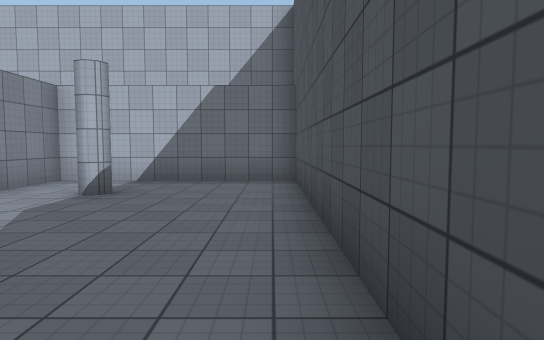
view 1 (above)

20 first-person views from a walk through a 3-D level made in the Unity game engine. The camera is 1.5 m above the floor, tilts 4° down and sees 75° across. The floor is counted in squares, 2 m on a side. Each view is taken from the middle of a square. On the plan, view 1 faces up. The plan holds only what a view shows up to about 11 squares ahead; the rest is blank. The place goes on beyond the plan. Surface patterns are stand-ins for the level's own textures.

view 2
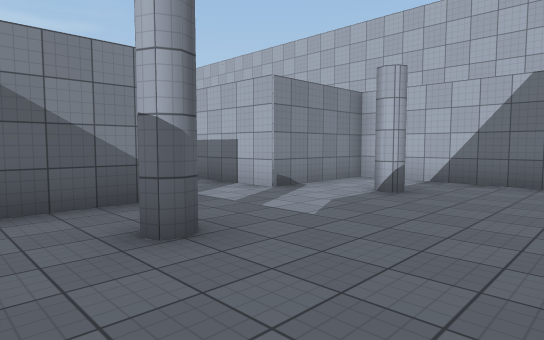

view 3
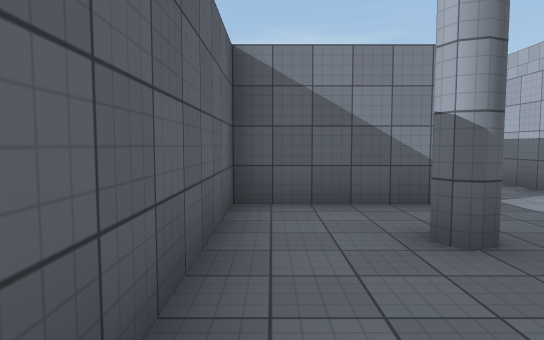

view 4
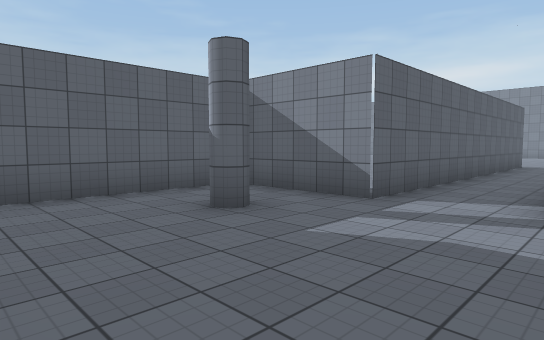

view 5
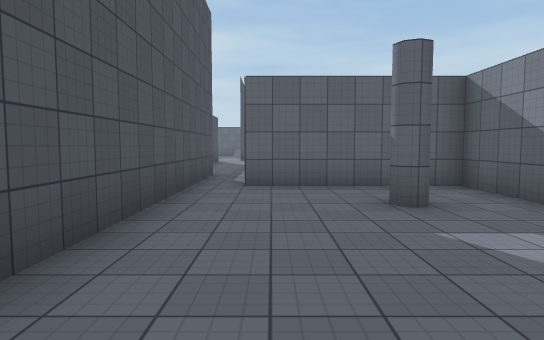

view 6
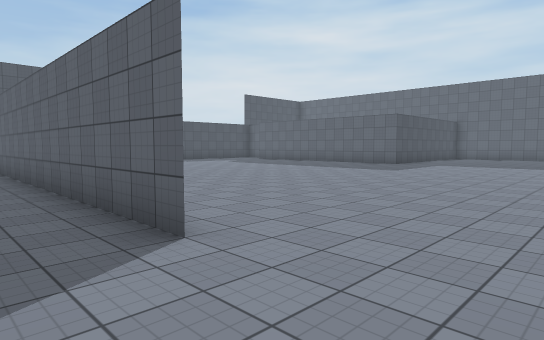

view 7
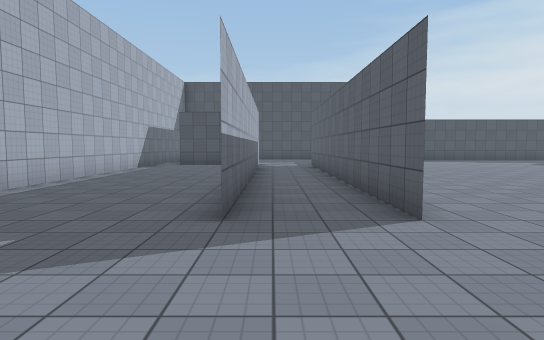

view 8
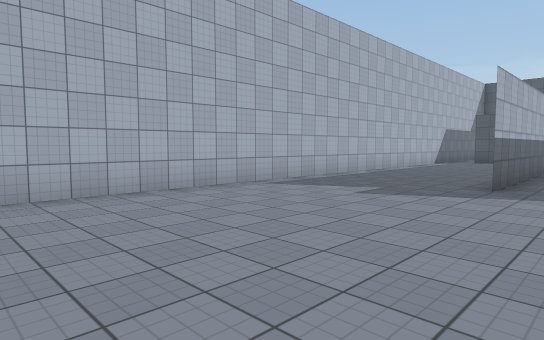

view 9
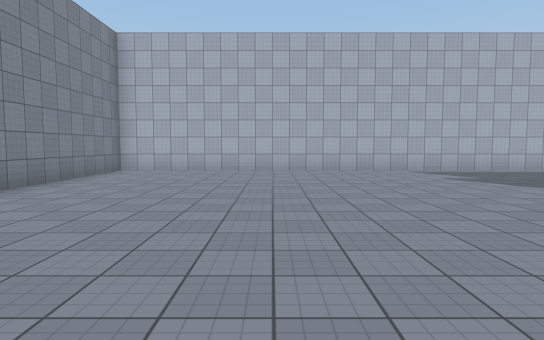

view 10
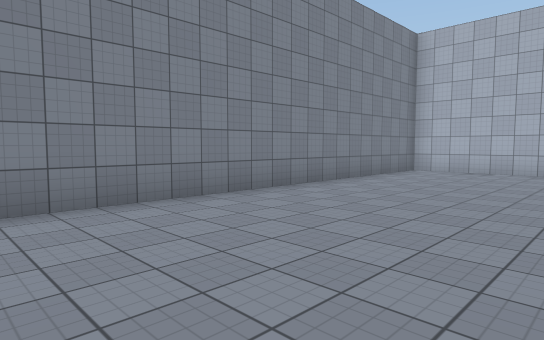

view 11
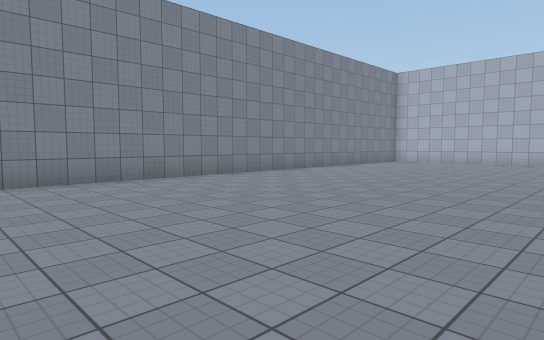

view 12
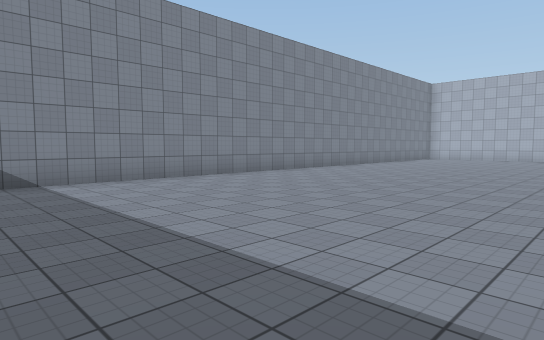

view 13
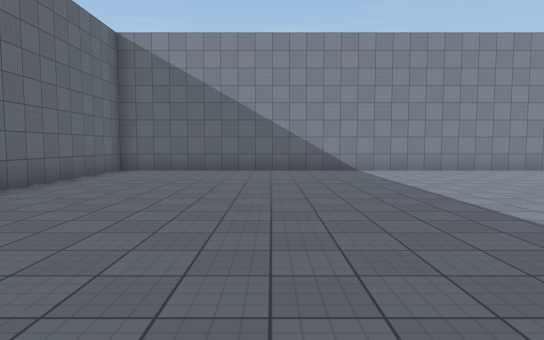

view 14
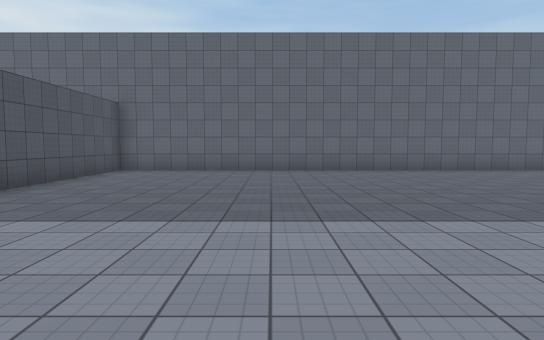

view 15
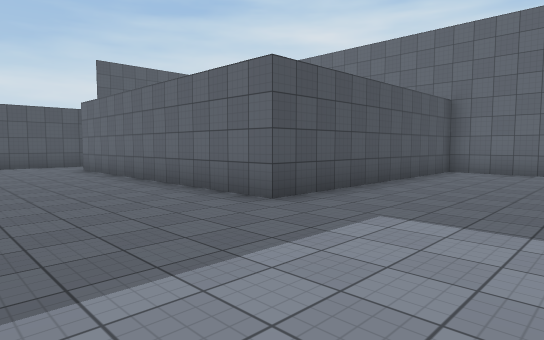

view 16
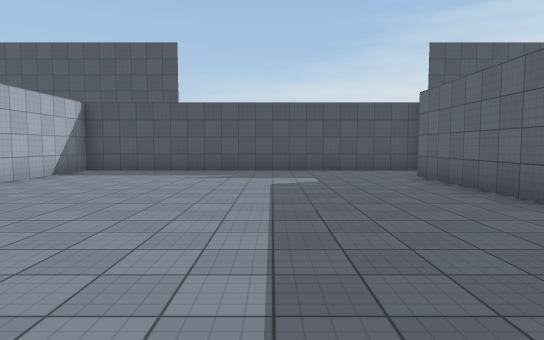

view 17
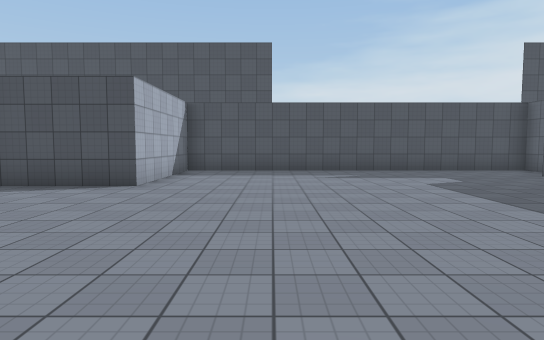

view 18
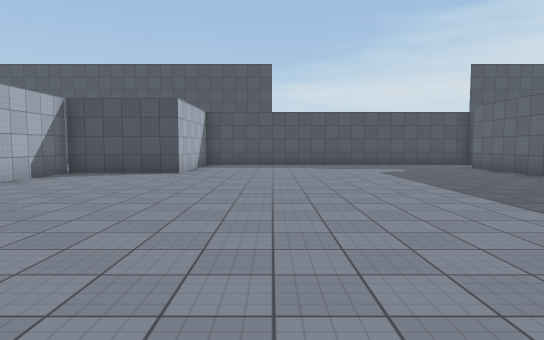

view 19
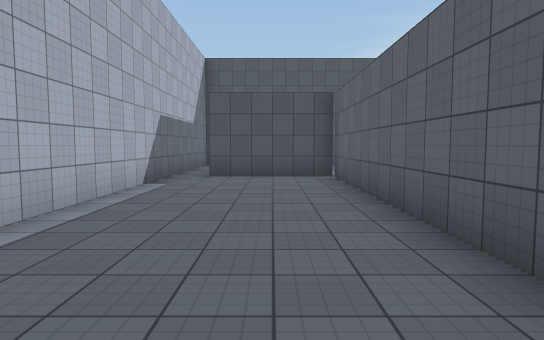

view 20
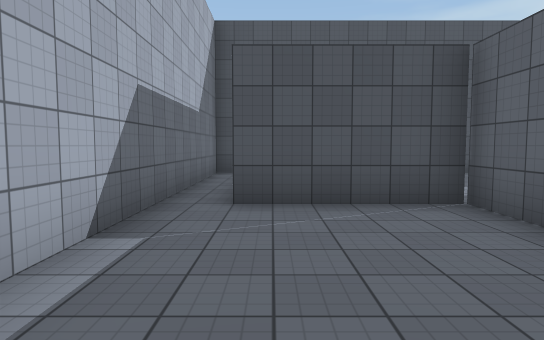

### Floor plan
Points are (right, up) in squares from view 1. A wall is a line through its corners. A room is listed if a view was taken in it or the views show most of it. See-through windows are left out.
Room 1 (views 1, 2, 3, 4, 5)
walls: (-4.5, 2.5) (-4.5, -0.5) (-0.5, -0.5); (0.5, -1) (0.5, 7); (0.5, 7.5) (-4.5, 7.5) (-4.5, 4.5)
ways out: opening at (-3, 3) to room 2
Room 2 (views 6, 7, 8, 9, 10, 11, 12, 13, 14, 15, 16, 17, 18, 19, 20)
walls: (-14.6, 2.5) (-4.5, 2.5) (-6.9, 2.5); (-11.1, 4.5) (-4.5, 4.5) (-14.5, 4.5); (-4.5, 4.5) (-4.5, 7.5); (0.5, -3) (0.5, -1); (-1.2, -10.5) (-0.5, -10.5) (-0.5, -0.5) (-4.5, -0.5) (-4.5, 2.5); (0.5, 7) (0.5, 8.5) (-24.5, 8.5) (-24.5, -16.5) (-10.5, -16.5) (-10.5, -9.5) (-2.5, -9.5)
ways out: opening at (-3, 3) to room 1

Where each view was taken, in squares from view 1:
view 1: 0 up, 0 right, facing up
view 2: 0 up, 0 right, facing up-left
view 3: 0 up, 0 right, facing left
view 4: 5 up, 0 right, facing down-left
view 5: 6 up, 1 left, facing down
view 6: 4 up, 17 left, facing down-right
view 7: 4 up, 18 left, facing right
view 8: 3 up, 21 left, facing up-right
view 9: 2 down, 20 left, facing up
view 10: 2 down, 20 left, facing up-left
view 11: 7 down, 17 left, facing up-left
view 12: 11 down, 17 left, facing up-left
view 13: 12 down, 14 left, facing left
view 14: 6 down, 15 left, facing down
view 15: 6 down, 14 left, facing down-right
view 16: 6 down, 11 left, facing right
view 17: 3 down, 11 left, facing right
view 18: 3 down, 14 left, facing right
view 19: 6 up, 13 left, facing right
view 20: 7 up, 9 left, facing right
